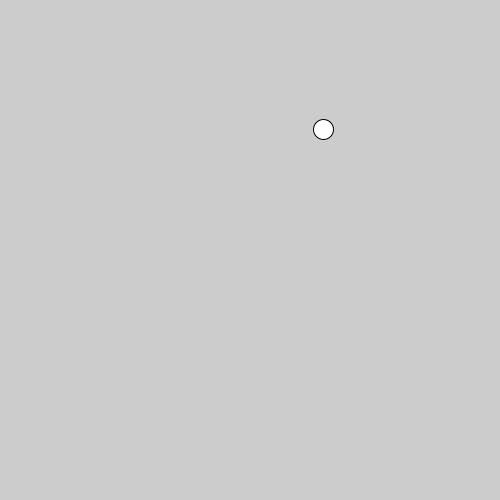
Frame 1 (no input)
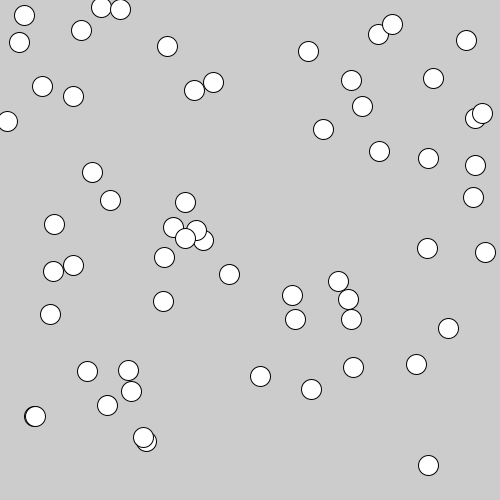
Frame 60 (the mouse pressed at the canvas centre just before this capture)
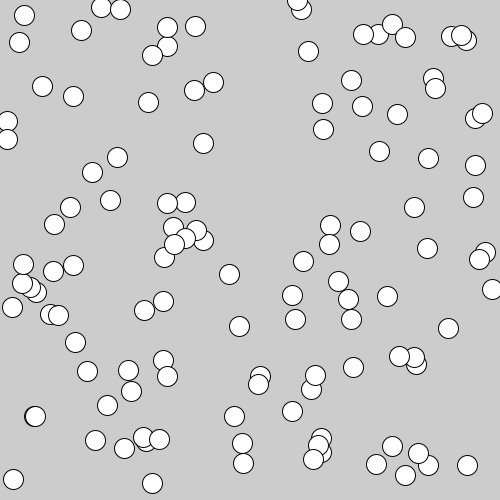
Frame 120 (the mouse held since frame 60 and released just before this capture)

The Processing sketch that drew these frames (run headless with seeded random() and noise(); from frame 60 on, the mouse is pressed at the canvas centre):

// Processing sketch: Lucadema_ellipse_25_2014_9_24
// ── Lucadema_ellipse_25_2014_9_24.pde
void setup(){
  size(500,500);
}

void draw(){
  ellipse(random(0,500),random(0,500),20,20);
}
